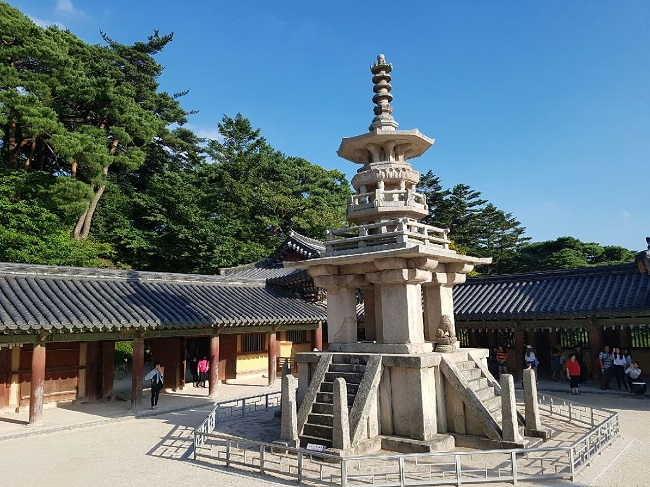
#> input picture L03_Edge and Region/dabo.jpg, 650 x 487 px
$ python 'canny edge.py'
#> lines starting #> are read from the running program, lines starting #| are printed output that depends on the picture; after the words box and inside, x2 and y2 are one past the last pixel; in counts of white or black regions, pixels touching at a corner belong together
import cv2
import numpy as np
import matplotlib.pyplot as plt

# 1. 이미지 불러오기
# 'dabo.jpg' 또는 실제 파일 경로로 수정하세요.
img = cv2.imread('dabo.jpg')
#> img is the input picture: shape (487, 650, 3); mean B, G, R 123.4, 116.1, 96.8

if img is None:
    print("이미지를 불러올 수 없습니다. 경로를 확인하세요.")
else:
    # 원본 복사 (직선을 그릴 이미지)
    line_img = img.copy()

    # 2. 그레이스케일 변환 (에지 검출 전처리)
    gray = cv2.cvtColor(img, cv2.COLOR_BGR2GRAY)
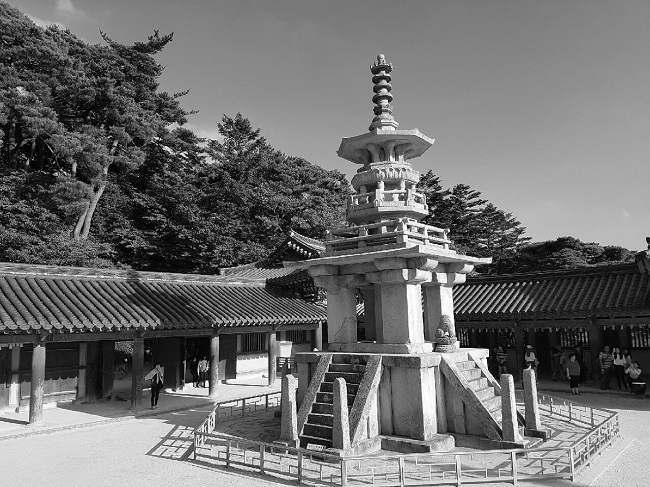
#> gray: shape (487, 650); min 0, max 255, mean 111.2

    # 3. 캐니 에지 검출 (Canny Edge Detection)
    # 요구사항: threshold1=100, threshold2=200
    edges = cv2.Canny(gray, 100, 200)
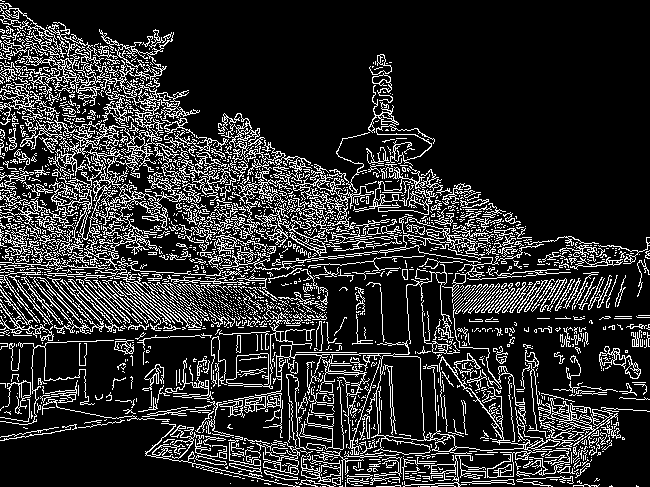
#> edges: shape (487, 650); 17.4% white in thin lines or dots

    # 4. 허프 변환을 사용하여 직선 검출 (Probabilistic Hough Transform)
    # cv.HoughLinesP(이미지, rho, theta, threshold, minLineLength, maxLineGap)
    # rho: 거리 해상도 (1 pixel), theta: 각도 해상도 (1 degree)
    lines = cv2.HoughLinesP(edges, 1, np.pi/180, threshold=50,
                            minLineLength=50, maxLineGap=10)
#> lines = 677 rows, first 6: [215, 227, 270, 282], [98, 123, 348, 219], [0, 19, 247, 266], [84, 109, 395, 420], [91, 114, 394, 417], [25, 13, 151, 139]

    # 5. 검출된 직선을 원본 이미지에 빨간색으로 그리기
    # 요구사항: 색상 (0, 0, 255), 두께 2
    if lines is not None:
        for line in lines:
            x1, y1, x2, y2 = line[0]
            cv2.line(line_img, (x1, y1), (x2, y2), (0, 0, 255), 2)
#> this loop made 677 passes
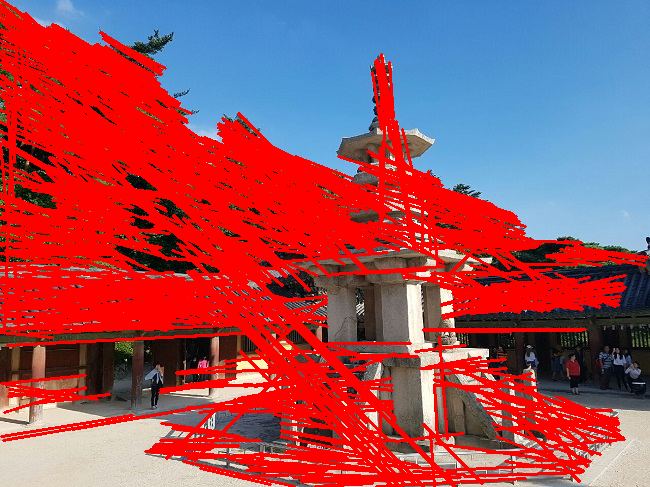
#> line_img: shape (487, 650, 3); mean B, G, R 91.3, 78.3, 160.7

    # 6. Matplotlib을 사용하여 시각화
    plt.figure(figsize=(12, 6))

    # 왼쪽: 원본 이미지
    plt.subplot(1, 2, 1)
    plt.imshow(cv2.cvtColor(img, cv2.COLOR_BGR2RGB))
    plt.title('Original Image')
    plt.axis('off')

    # 오른쪽: 직선이 그려진 이미지
    plt.subplot(1, 2, 2)
    plt.imshow(cv2.cvtColor(line_img, cv2.COLOR_BGR2RGB))
    plt.title('Detected Lines (Hough Transform)')
    plt.axis('off')

    plt.tight_layout()
    plt.show()
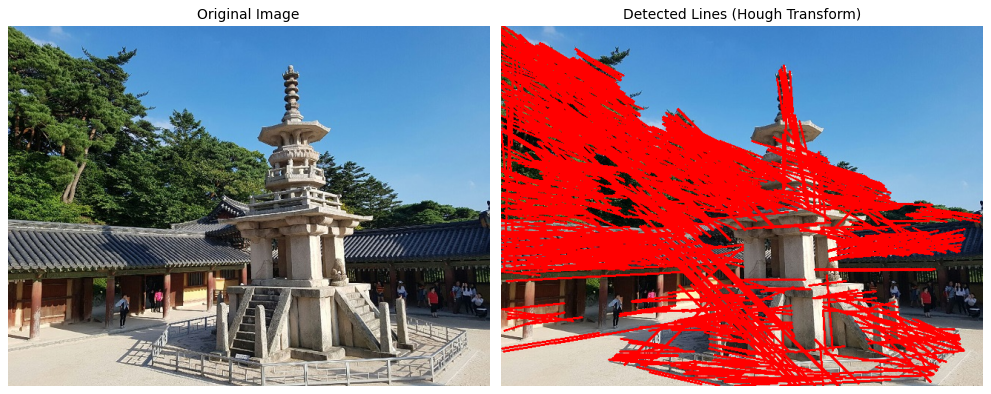
#> figure drawn by matplotlib, 2 panels

$ run again, with L03_Edge and Region/coffee cup.JPG copied over L03_Edge and Region/dabo.jpg
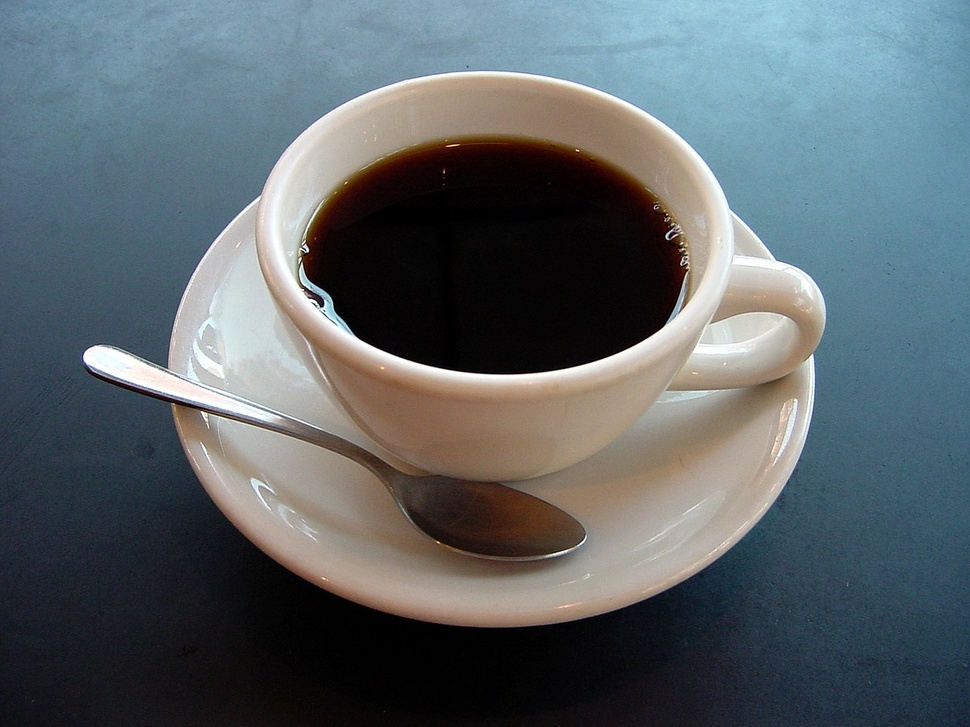
#> input picture L03_Edge and Region/coffee cup.JPG, 970 x 727 px, shrunk from 1280 x 960 before the run
#> img is the input picture: shape (727, 970, 3); mean B, G, R 105.3, 100.9, 92.1
#> `edges = cv2.Canny(gray, 100, 200)`:
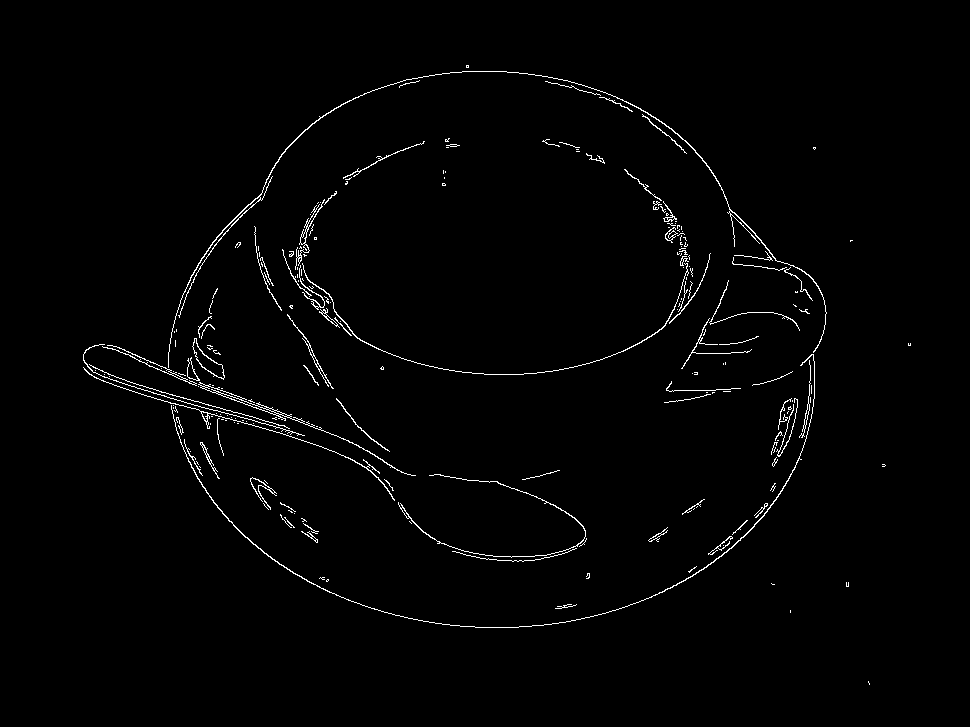
#> edges: shape (727, 970); 1.4% white in thin lines or dots, all inside (x1, y1, x2, y2) = (83, 65, 911, 685)
#> lines = 32 rows, first 6: [281, 414, 358, 445], [127, 381, 289, 428], [175, 403, 297, 438], [116, 381, 304, 435], [189, 378, 300, 419], [110, 345, 180, 374]
#> the loop `for line in lines:` made 32 passes
#> `plt.show()`:
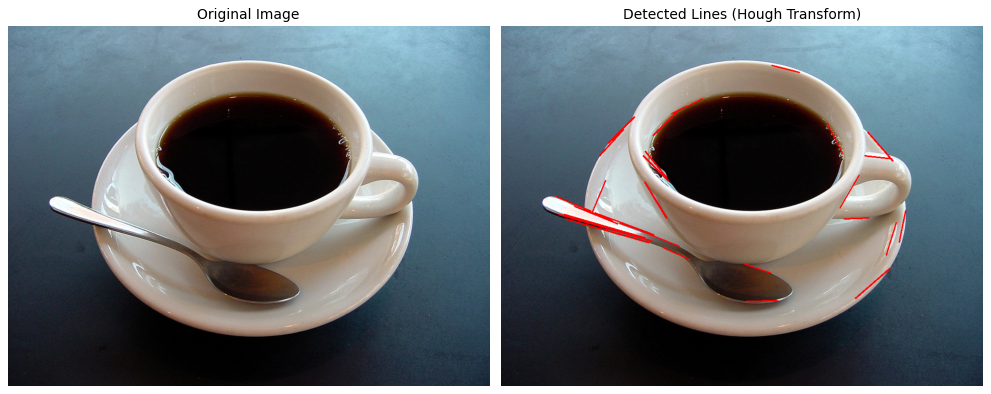
#> figure drawn by matplotlib, 2 panels
